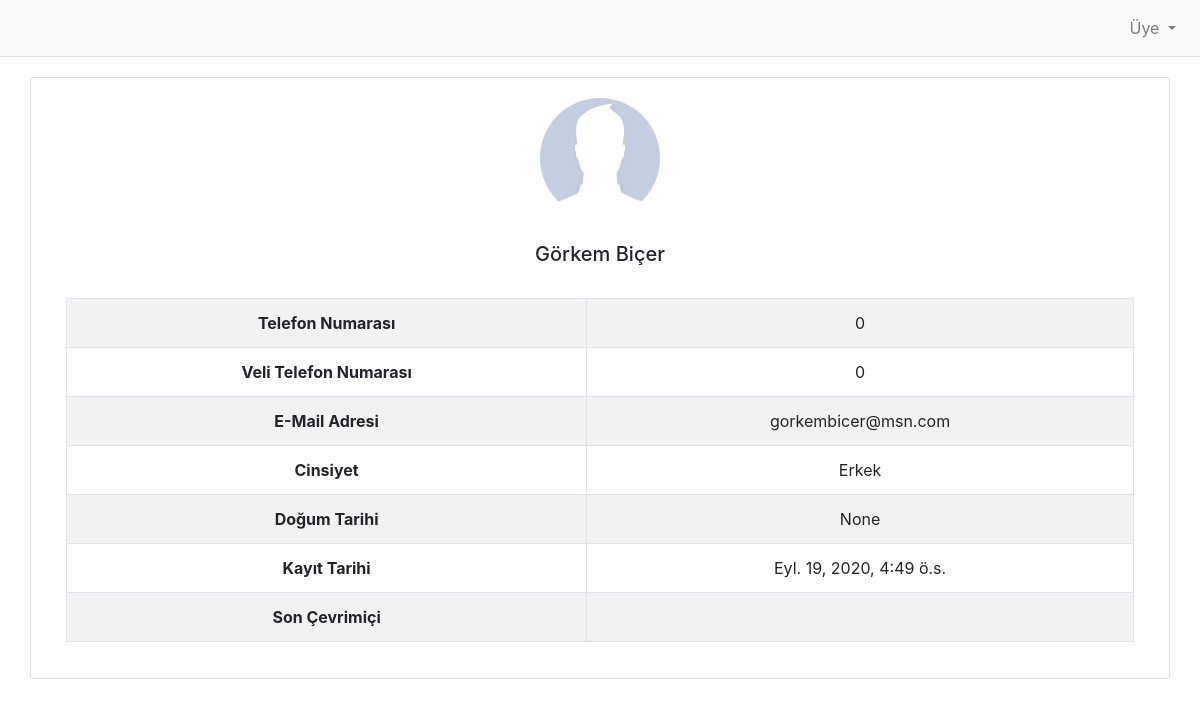
/student/student/3, run on the app's committed database.
### student/models.py (models this page shows, shortened)
class student(models.Model):
    author = models.ForeignKey("auth.user",on_delete=models.CASCADE,verbose_name="Kullanıcı Adı")
    avatar = models.ImageField(upload_to = 'media/profile_image', blank=True,verbose_name="Fotoğraf")
    name = models.CharField(default='',max_length = 50,verbose_name = "Adı")
    surname = models.CharField(default='',max_length = 50,verbose_name = "Soyadı")
    birthday = models.DateField(blank=True, null=True,verbose_name = "Doğum Tarihi")
    email = models.EmailField(default='',verbose_name = "E-Posta")
    phone = models.CharField(default=0,max_length=11,verbose_name = "Telefon Numarası")
    parent_phone = models.CharField(default=0,max_length=11,verbose_name = "Veli Telefon Numarası")
    gender_choice = (
        ('Erkek', 'Erkek'),
        ('Kadın', 'Kadın'),)
    gender = models.CharField(max_length = 30,blank=True, null=True,choices = gender_choice,verbose_name = "Cinsiyet")
    created_date = models.DateTimeField(auto_now_add=True,verbose_name="Kayıt Tarihi")

### student/views.py (the view)
# urls.py: path('student/<int:id>',views.detail,name = "detail"),
def detail(request,id):
    students = student.objects.filter(author_id = id)
    context = {
        "students":students
    }
    return render(request,"detail.html",context)

### templates/detail.html
{% extends 'layout.html' %}
{% load static %}
{% block body %}
{% for student in students %}
<div>
  {% if student.avatar %}
  <img src="{{ student.avatar.url }}" class="rounded-circle" style="width: 120px; height: 120px;">
  {% else %}
  {% if student.gender == 'Erkek'  %}
  <img src="{% static 'media/man_default.jpg' %}" class="rounded-circle" style="width: 120px; height: 120px;">
  {% else %}
  <img src="{% static 'media/woman_default.jpg' %}" class="rounded-circle" style="width: 120px; height: 120px;">
  {% endif %}
  {% endif %}
</div>
<div>
  <br>
  <h5>{{student.name}} {{student.surname}}</h5>
  <br>
</div>
<table class="table table-hover table-bordered table-striped text-center">
  <tbody>
    <tr>
      <th scope="row">Telefon Numarası</th>
      <td>{{student.phone}}</td>
    </tr>
    <tr>
      <th scope="row">Veli Telefon Numarası</th>
      <td>{{student.parent_phone}}</td>
    </tr>
    <tr>
      <th scope="row">E-Mail Adresi</th>
      <td>{{student.email}}</td>
    </tr>
    <tr>
      <th scope="row">Cinsiyet</th>
      <td>{{student.gender}}</td>
    </tr>
    <tr>
      <th scope="row">Doğum Tarihi</th>
      <td>{{student.birthday}}</td>
    </tr>
    <tr>
      <th scope="row">Kayıt Tarihi</th>
      <td>{{student.created_date}}</td>
    </tr>
    <tr>
      <th scope="row">Son Çevrimiçi </th>
      <td>{{request.user.last_login}}</td>
    </tr>
  </tbody>
</table>
{% endfor %}
{% endblock body %}

### data on the page
student: name "Görkem", surname "Biçer", phone "0", parent_phone "0", email "gorkembicer@msn.com", gender "Erkek", birthday "None", created_date "Eyl. 19, 2020, 4:49 ö.s."
